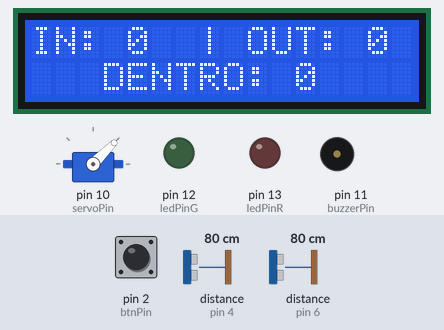
Simulated run of this sketch. Board: Arduino Uno, built with avr-gcc and run on an emulated ATmega328P. Parts: 16×2 character LCD, servo, output pins drawn as LEDs (lit = HIGH), buzzer (waves = sounding). The test bench sets the inputs (shaded band); at power-on: distance to the obstacle (sensors on pin 4, pin 6) 80 cm, pin 2 (btnPin) LOW. The echo pulse lasts 58.3 µs per cm; what the sketch prints to the serial monitor is not drawn.

Above: at 1.2 s.
1.3 s: distance to the obstacle (sensor on pin 4) set to 64 cm
3.0 s: distance to the obstacle (sensor on pin 4) set to 56 cm
At 3.8 s:
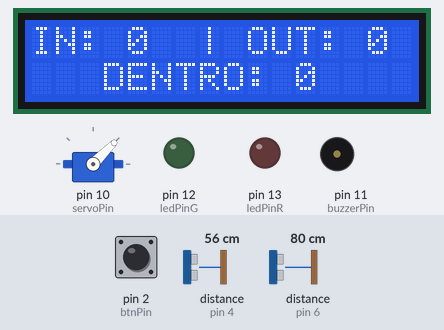
9.0 s: distance to the obstacle (sensor on pin 4) set to 60 cm
At 9.6 s:
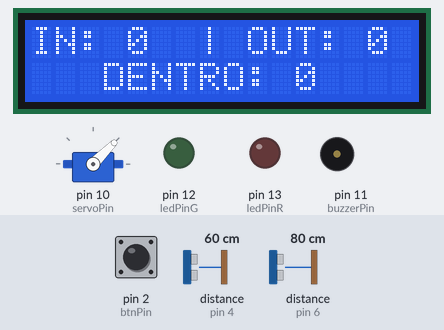
14.1 s: distance to the obstacle (sensor on pin 4) set to 2 cm
At 14.72 s:
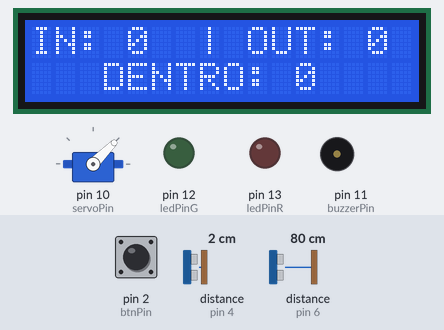
Timing chart, 0 to 17.9 s (numbered marks = the images above; inputs shaded):
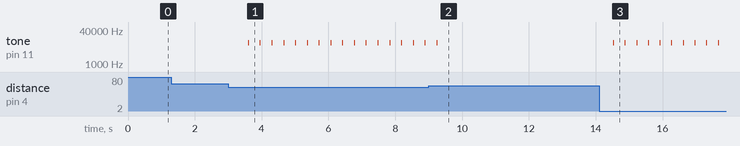

Measured:
- the behaviour switches between 60 and 59 cm on distance to the obstacle (sensor on pin 4) (found by bisection; images 0 and 1)
- after the input at 1.3 s, every drawn part: stays the same
- after the input at 3.0 s, tone on pin 11 (buzzerPin): alternates 10000 Hz for 0.02 s and silent for 0.33 s, starting after 0.60 s
- after the input at 9.0 s, tone on pin 11 (buzzerPin): goes on until 9.3 s, then stays silent
- after the input at 14.1 s, tone on pin 11 (buzzerPin): alternates 10000 Hz for 0.02 s and silent for 0.33 s, starting after 0.43 s

The sketch:

inout_control.ino
```cpp
#include <Wire.h>
#include <LiquidCrystal_I2C.h>
#include <Servo.h>
#include <Ultrasonic.h>

#define ledPinR 13     //LED vermelho
#define ledPinG 12     //LED verde
#define btnPin 2       //botão
#define buzzerPin 11   //buzzer
#define servoPin 10    //motor servo
#define trigger1Pin 5  //emissor do sensor ultrassónico 1
#define echo1Pin 4     //recetor do sensor ultrassónico 1
#define trigger2Pin 7  //emissor do sensor ultrassónico 2
#define echo2Pin 6     //recetor do sensor ultrassónico 2

LiquidCrystal_I2C meuLCD(0x27, 16, 2);  //set the LCD address to 0x27 for a 16 chars and 2 line display
Servo meuServo;                         //motor Servo
Ultrasonic meuSensor1(trigger1Pin, echo1Pin);
Ultrasonic meuSensor2(trigger2Pin, echo2Pin);


int botao, in = 0, out = 0;    //variavel que armazena o estado do botão
float distancia1, distancia2;  //distancia do sensor ao objeto
int distDetecao = 60;
long tempo1, tempo2;  //tempo que o sinal demora a chegar desde que foi emitido
bool entrou = false, saiu = false;
int estadoE = 0, estadoS = 0;  //para guardar estados dos sensores. Caso a pessoa recue, não entra/sai
bool aEntrar = false, aSair = false;

//---------------------------------------------------------------------------------------------------------

void setup() {
  pinMode(ledPinR, OUTPUT);  // Definir a porta digital do led como OUTPUT
  pinMode(ledPinG, OUTPUT);  // Definir a porta digital do led como OUTPUT
  pinMode(btnPin, INPUT);    // Definir a porta digital do botão como INPUT
  meuLCD.init();             // inicializa o lcd
  meuLCD.backlight();        // ligar luz de fundo
  pinMode(buzzerPin, OUTPUT);
  meuServo.attach(servoPin);  //associar o pino 10 do motor ao objeto Servo + attach função associada aos servos
  meuServo.write(45);         // coloca seta na vertical
  Serial.begin(9600);
}

void loop() {

  atualizaLCD();
  botaoPressionado();
  mostraDistanciaEEstados();

  // se alguém em frente aos sensores » buzzer
  if (distancia1 < distDetecao || distancia2 < distDetecao) {
    tone(buzzerPin, 10000, 20);
  } else {
    noTone(buzzerPin);  //desliga buzzer
  }

  // se ENTRA, 3 segundos com led e motor
  if (confirmaEntrada()) {
    digitalWrite(ledPinG, HIGH);  // led verde
    meuServo.write(90);           // motor lado verde
    in++;
    atualizaLCD();
    delay(3000);
    digitalWrite(ledPinG, LOW);  // led verde
    meuServo.write(45);          // motor para meio
    estadoE = 0;
    entrou = false;
    aEntrar = false;
  }

  // se SAI, 3 segundos
  if (confirmaSaida()) {
    digitalWrite(ledPinR, HIGH);  // led vermelho
    meuServo.write(0);            // motor lado vermelho
    out++;
    atualizaLCD();
    delay(3000);
    digitalWrite(ledPinR, LOW);  // led vermelho
    meuServo.write(45);          // motor para meio
    estadoS = 0;
    saiu = false;
    aSair = false;
  }
}

//---------------------------------------------------------------------------------------------------------

void botaoPressionado() {
  botao = digitalRead(btnPin);  //Ler o estado do botão
  if (botao == 1) {
    digitalWrite(ledPinR, LOW);  //Desliga o led vermelho
    digitalWrite(ledPinG, LOW);  //Desliga o led verde
    meuServo.write(45);          // motor para meio
    in = 0;
    out = 0;
    entrou = false;
    saiu = false;
    estadoE = 0;
    estadoS = 0;
    noTone(buzzerPin);  //desliga buzzer
    atualizaLCD();
  }
}

void atualizaLCD() {
  meuLCD.setCursor(0, 0);  //(coluna, linha)
  meuLCD.print("IN: ");
  meuLCD.setCursor(4, 0);  //(coluna, linha)
  meuLCD.print(in);
  meuLCD.setCursor(6, 0);  //(coluna, linha)
  meuLCD.print(" | OUT: ");
  meuLCD.setCursor(14, 0);  //(coluna, linha)
  meuLCD.print(out);
  meuLCD.setCursor(3, 1);  //(coluna, linha)
  meuLCD.print("DENTRO: ");
  meuLCD.setCursor(11, 1);  //(coluna, linha)
  meuLCD.print(in - out);
}

void mostraDistanciaEEstados() {
  tempo1 = meuSensor1.timing();                             //devolve tempo (em microsegundos) entre envio e receção
  tempo2 = meuSensor2.timing();                             //devolve tempo (em microsegundos) entre envio e receção
  distancia1 = meuSensor1.convert(tempo1, Ultrasonic::CM);  //converte tempo em distância
  distancia2 = meuSensor2.convert(tempo2, Ultrasonic::CM);  //converte tempo em distância
  Serial.print("Distância 1: ");
  Serial.print(distancia1);
  Serial.print(" | Distância 2: ");
  Serial.print(distancia2);
  Serial.print(" | Estado Entrada: ");
  Serial.print(estadoE);
  Serial.print(" | Estado Saida: ");
  Serial.println(estadoS);
  delay(300);
}

boolean confirmaEntrada() {
  switch (estadoE) {
    case 0:
      if (distancia1 < distDetecao && aSair == false) {
        estadoE++;
        aEntrar = true;
      }  // 1 0 » estadoE=1
      break;
    case 1:
      if (distancia1 >= distDetecao && aEntrar == true) {
        estadoE--;
        aEntrar = false;
      }                                                                // 0 0 » estadoE=0
      if (distancia2 < distDetecao && aEntrar == true) { estadoE++; }  // 1 1 » estadoE=2
      break;
    case 2:
      if (distancia1 >= distDetecao && aEntrar == true) { estadoE++; }  // 0 1 » estadoE=3
      if (distancia2 >= distDetecao && aEntrar == true) { estadoE--; }  // 1 0 » estadoE=1
      break;
    case 3:
      if (distancia1 < distDetecao && aEntrar == true) { estadoE--; }  // 1 1 » estadoE=2
      if (distancia2 >= distDetecao && aEntrar == true) {
        estadoE++;
        entrou = true;
      }  // 0 0 » estadoE=4
      break;
  }
  return entrou;
}

boolean confirmaSaida() {
  switch (estadoS) {
    case 0:
      if (distancia2 < distDetecao && aEntrar == false) {
        estadoS++;
        aSair = true;
      }  // 0 1 » estadoS=1
      break;
    case 1:
      if (distancia1 < distDetecao && aSair == true) { estadoS++; }  // 1 1 » estadoS=2
      if (distancia2 >= distDetecao && aSair == true) {
        estadoS--;
        aSair = false;
      }  // 0 0 » estadoS=0
      break;
    case 2:
      if (distancia1 >= distDetecao && aSair == true) { estadoS--; }  // 0 1 » estadoS=1
      if (distancia2 >= distDetecao && aSair == true) { estadoS++; }  // 1 0 » estadoS=3
      break;
    case 3:
      if (distancia2 < distDetecao && aSair == true) { estadoS--; }  // 1 1 » estadoS=2
      if (distancia1 >= distDetecao && aSair == true) {
        estadoS++;
        saiu = true;
      }  // 0 0 » estadoS=4
      break;
  }
  return saiu;
}
```
